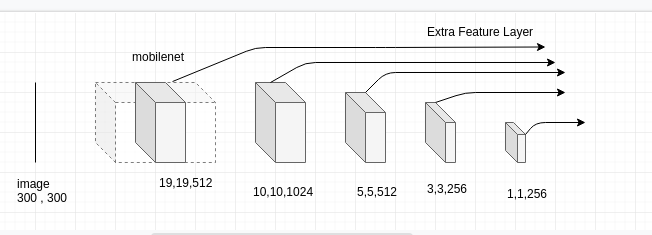
#> input picture my_implementation.png, 652 x 235 px
$ python -i batchgenerator.py   (imports and definitions only)   (older library calls are emulated)
#> lines starting #> are read from the running program, lines starting #| are printed output that depends on the picture
'''
Includes:
* A batch generator for SSD model training and inference which can perform online data agumentation
* An offline image processor that saves processed images and adjusted labels to disk

Copyright (C) 2017 Pierluigi Ferrari

This program is free software: you can redistribute it and/or modify
it under the terms of the GNU General Public License as published by
the Free Software Foundation, either version 3 of the License, or
(at your option) any later version.

This program is distributed in the hope that it will be useful,
but WITHOUT ANY WARRANTY; without even the implied warranty of
MERCHANTABILITY or FITNESS FOR A PARTICULAR PURPOSE.  See the
GNU General Public License for more details.

You should have received a copy of the GNU General Public License
along with this program.  If not, see <http://www.gnu.org/licenses/>.
'''

from __future__ import division
from collections import defaultdict
import warnings
import numpy as np
import cv2
import random
import sklearn.utils
from copy import deepcopy
from PIL import Image
import csv
import os
from tqdm import tqdm
try:
    import json
except ImportError:
    warnings.warn("'json' module is missing. The JSON-parser will be unavailable.")
try:
    from bs4 import BeautifulSoup
except ImportError:
    warnings.warn("'BeautifulSoup' module is missing. The XML-parser will be unavailable.")
try:
    import pickle
except ImportError:
    warnings.warn("'pickle' module is missing. You won't be able to save parsed file lists and annotations as pickled files.")

# Image processing functions used by the generator to perform the following image manipulations:
# - Translation
# - Horizontal flip
# - Scaling
# - Brightness change
# - Histogram contrast equalization

# [68 lines left out: functions _translate, _flip, _scale, _brightness, not called in this run]

def histogram_eq(image):
    '''
    Perform histogram equalization on the input image.

    See https://en.wikipedia.org/wiki/Histogram_equalization.
    '''

    image1 = np.copy(image)

    image1 = cv2.cvtColor(image1, cv2.COLOR_RGB2HSV)
#> image1: shape (235, 652, 3); mean H, S, V 7.6, 0.1, 245.8

    image1[:,:,2] = cv2.equalizeHist(image1[:,:,2])
#> image1: shape (235, 652, 3); mean H, S, V 7.6, 0.1, 172.1

    image1 = cv2.cvtColor(image1, cv2.COLOR_HSV2RGB)
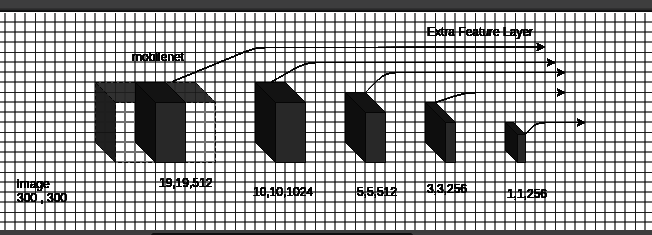
#> image1: shape (235, 652, 3); mean R, G, B 172.1, 172.1, 172.1

    return image1

class BatchGenerator:
    '''
    A generator to generate batches of samples and corresponding labels indefinitely.

    Can shuffle the dataset consistently after each complete pass.

    Currently provides two methods to parse annotation data: A general-purpose CSV parser
    and an XML parser for the Pascal VOC datasets. If the annotations of your dataset are
    in a format that is not supported by these parsers, you could just add another parser
    method and still use this generator.

    Can perform image transformations for data conversion and data augmentation,
    for details please refer to the documentation of the `generate()` method.
    '''

    # [1416 lines left out: functions __init__, parse_csv, parse_xml, parse_darknet, parse_json, save_filenames_and_labels and 4 more, not called in this run]

>>> import cv2
>>> picture = cv2.cvtColor(cv2.imread('my_implementation.png'), cv2.COLOR_BGR2RGB)
>>> result = histogram_eq(picture)
